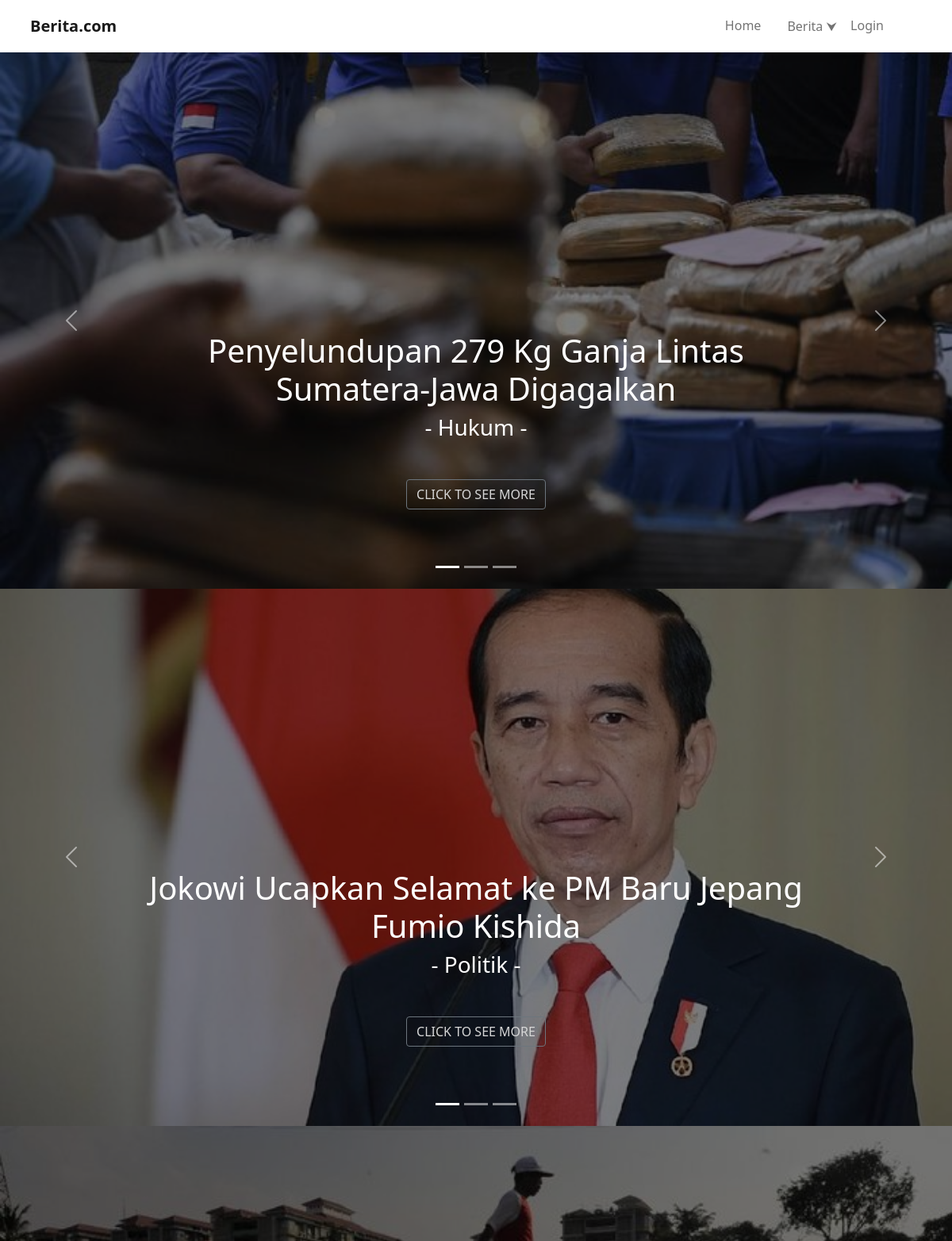
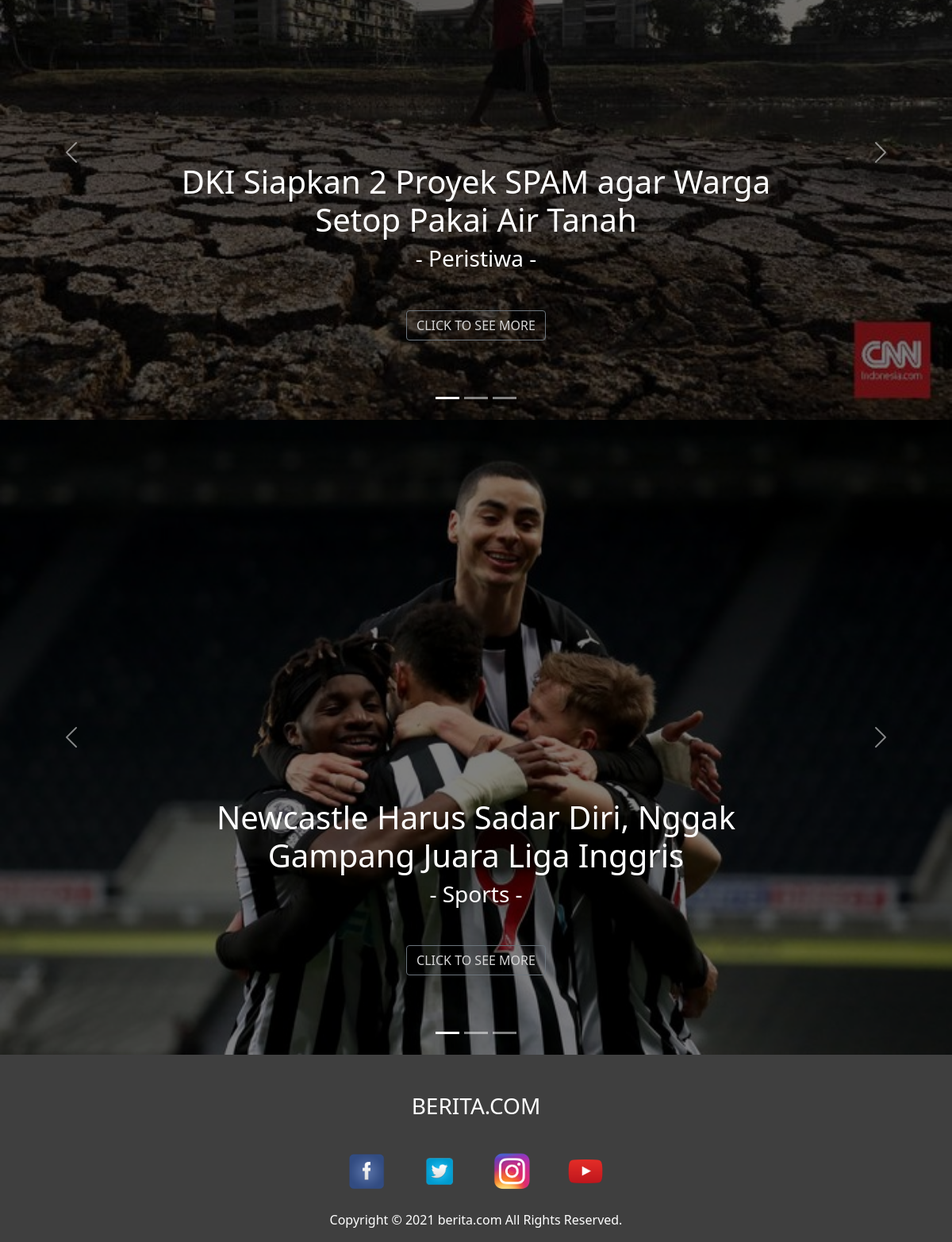
The app's page /view/home.php with its own data (2 pictures, top to bottom).
### tables this page shows
CREATE TABLE `berita` (
  `judul` varchar(100) DEFAULT NULL,
  `kategori` varchar(50) DEFAULT NULL,
  `gambar` varchar(100) DEFAULT NULL,
  `penulis` varchar(50) DEFAULT NULL,
  `tanggal` date DEFAULT NULL,
  `konten` text DEFAULT NULL,
  `ID_post` int(11) DEFAULT NULL
);

### model/news_fetch.php (called while the page is built)
<?php
    $queryBerita = $db->prepare("SELECT * from berita");
    $queryBerita->execute();
    $beritas = $queryBerita->fetchAll();
?>

### view/home.php (the view, shortened to what this page needs)
<!DOCTYPE html>
<html>
    <?php
    include 'head.php';
    include '..\model\news_fetch.php';
    $active = true;
    ?>
    <body>
        <?php include 'navbar.php' ?>
        <div id="carouselNews" class="carousel slide carousel-fade" data-bs-ride="carousel" style="width: 100%;">
            <div class="carousel-indicators" style="z-index: 4">
                <button type="button" data-bs-target="#carouselNews" data-bs-slide-to="0" class="active" aria-current="true" aria-label="Slide 1"></button>
                <button type="button" data-bs-target="#carouselNews" data-bs-slide-to="1" aria-label="Slide 2"></button>
                <button type="button" data-bs-target="#carouselNews" data-bs-slide-to="2" aria-label="Slide 3"></button>
            </div>
            <div class="carousel-inner">
                <?php foreach($beritas as $i => $berita){
                    if($berita['kategori'] == "Hukum"){?>
                    <div class="carousel-item <?php if($active){ echo 'active'; $active = false;} ?>" data-bs-interval="5000">
                        <div class="overlay"></div>
                        <img src="..\assets\news\<?= $berita['gambar'] ?>" class="d-block w-100" alt="news-<?= $i ?>" style="z-index: -2;">
                        <div class="carousel-caption d-block" style="z-index: 3; margin-bottom: 5%">
                            <h1 class="slideText"><?= $berita['judul'] ?></h1>
                            <h3 class="slideText2">- Hukum -</h3>
                            <button class="btn btn-outline-secondary buttonText" style="color: rgb(215, 215, 215)" onclick="document.location='newsDetail.php?id_berita=<?= $berita['ID_post'] ?>'">CLICK TO SEE MORE</button>
                        </div>
                    </div>
                <?php } }?>
            </div>
            <button class="carousel-control-prev" type="button" data-bs-target="#carouselNews" data-bs-slide="prev" style="z-index: 3">
                <span class="carousel-control-prev-icon" aria-hidden="true"></span>
            </button>
            <button class="carousel-control-next" type="button" data-bs-target="#carouselNews" data-bs-slide="next" style="z-index: 3">
                <span class="carousel-control-next-icon" aria-hidden="true"></span>
            </button>
        </div>
        <?php $active = true; ?>
        <div id="carouselNews2" class="carousel slide carousel-fade" data-bs-ride="carousel" style="width: 100%;">
            <div class="carousel-indicators" style="z-index: 4">
                <button type="button" data-bs-target="#carouselNews2" data-bs-slide-to="0" class="active" aria-current="true" aria-label="Slide 1"></button>
                <button type="button" data-bs-target="#carouselNews2" data-bs-slide-to="1" aria-label="Slide 2"></button>
                <button type="button" data-bs-target="#carouselNews2" data-bs-slide-to="2" aria-label="Slide 3"></button>
            </div>
            <div class="carousel-inner">
                <?php foreach($beritas as $i => $berita){
                    if($berita['kategori'] == "Politik"){?>
                    <div class="carousel-item <?php if($active){ echo 'active'; $active = false;} ?>" data-bs-interval="5000">
                        <div class="overlay"></div>
                        <img src="..\assets\news\<?= $berita['gambar'] ?>" class="d-block w-100" alt="news-<?= $i ?>" style="z-index: -2;">
                        <div class="carousel-caption d-block" style="z-index: 3; margin-bottom: 5%">
                            <h1 class="slideText"><?= $berita['judul'] ?></h1>
                            <h3 class="slideText2">- Politik -</h3>
                            <button class="btn btn-outline-secondary buttonText" style="color: rgb(215, 215, 215)" onclick="document.location='newsDetail.php?id_berita=<?= $berita['ID_post'] ?>'">CLICK TO SEE MORE</button>
                        </div>
                    </div>
                <?php } }?>
            </div>
            <button class="carousel-control-prev" type="button" data-bs-target="#carouselNews2" data-bs-slide="prev" style="z-index: 3">
                <span class="carousel-control-prev-icon" aria-hidden="true"></span>
            </button>
            <button class="carousel-control-next" type="button" data-bs-target="#carouselNews2" data-bs-slide="next" style="z-index: 3">
                <span class="carousel-control-next-icon" aria-hidden="true"></span>
            </button>
        </div>
        <?php $active = true; ?>
        <div id="carouselNews3" class="carousel slide carousel-fade" data-bs-ride="carousel" style="width: 100%;">
            <div class="carousel-indicators" style="z-index: 4">
                <button type="button" data-bs-target="#carouselNews3" data-bs-slide-to="0" class="active" aria-current="true" aria-label="Slide 1"></button>
                <button type="button" data-bs-target="#carouselNews3" data-bs-slide-to="1" aria-label="Slide 2"></button>
                <button type="button" data-bs-target="#carouselNews3" data-bs-slide-to="2" aria-label="Slide 3"></button>
            </div>
            <div class="carousel-inner">
                <?php foreach($beritas as $i => $berita){
                    if($berita['kategori'] == "Peristiwa"){?>
                    <div class="carousel-item <?php if($active){ echo 'active'; $active = false;} ?>" data-bs-interval="5000">
                        <div class="overlay"></div>
                        <img src="..\assets\news\<?= $berita['gambar'] ?>" class="d-block w-100" alt="news-<?= $i ?>" style="z-index: -2;">
                        <div class="carousel-caption d-block" style="z-index: 3; margin-bottom: 5%">
                            <h1 class="slideText"><?= $berita['judul'] ?></h1>
                            <h3 class="slideText2">- Peristiwa -</h3>
                            <button class="btn btn-outline-secondary buttonText" style="color: rgb(215, 215, 215)" onclick="document.location='newsDetail.php?id_berita=<?= $berita['ID_post'] ?>'">CLICK TO SEE MORE</button>
                        </div>
                    </div>
                <?php } }?>
            </div>
            <button class="carousel-control-prev" type="button" data-bs-target="#carouselNews3" data-bs-slide="prev" style="z-index: 3">
                <span class="carousel-control-prev-icon" aria-hidden="true"></span>
            </button>
            <button class="carousel-control-next" type="button" data-bs-target="#carouselNews3" data-bs-slide="next" style="z-index: 3">
                <span class="carousel-control-next-icon" aria-hidden="true"></span>
            </button>
        </div>
        <?php $active = true; ?>
        <div id="carouselNews4" class="carousel slide carousel-fade" data-bs-ride="carousel" style="width: 100%;">
            <div class="carousel-indicators" style="z-index: 4">
                <button type="button" data-bs-target="#carouselNews4" data-bs-slide-to="0" class="active" aria-current="true" aria-label="Slide 1"></button>
                <button type="button" data-bs-target="#carouselNews4" data-bs-slide-to="1" aria-label="Slide 2"></button>
                <button type="button" data-bs-target="#carouselNews4" data-bs-slide-to="2" aria-label="Slide 3"></button>
            </div>
            <div class="carousel-inner">
                <?php foreach($beritas as $i => $berita){
                    if($berita['kategori'] == "Sports"){?>
                    <div class="carousel-item <?php if($active){ echo 'active'; $active = false;} ?>" data-bs-interval="5000">
                        <div class="overlay"></div>
                        <img src="..\assets\news\<?= $berita['gambar'] ?>" class="d-block w-100" alt="news-<?= $i ?>" style="z-index: -2;">
                        <div class="carousel-caption d-block" style="z-index: 3; margin-bottom: 5%">
                            <h1 class="slideText"><?= $berita['judul'] ?></h1>
                            <h3 class="slideText2">- Sports -</h3>
                            <button class="btn btn-outline-secondary buttonText" style="color: rgb(215, 215, 215)" onclick="document.location='newsDetail.php?id_berita=<?= $berita['ID_post'] ?>'">CLICK TO SEE MORE</button>
                        </div>
                    </div>
                <?php } }?>
            </div>
            <button class="carousel-control-prev" type="button" data-bs-target="#carouselNews4" data-bs-slide="prev" style="z-index: 3">
                <span class="carousel-control-prev-icon" aria-hidden="true"></span>
            </button>
            <button class="carousel-control-next" type="button" data-bs-target="#carouselNews4" data-bs-slide="next" style="z-index: 3">
                <span class="carousel-control-next-icon" aria-hidden="true"></span>
            </button>
        </div>
        <?php include 'footer.php'; ?>
    </body>
<html>

### assets/mainStyle.css (style rules this page uses)
.overlay { position: absolute; display: block; width: 100%; height: 100%; left: 0; right: 0; bottom: 0; background-color: rgba(0,0,0,0.5); z-index: 1; cursor: pointer; }
@media only screen and (min-width: 768px) { .slideText2 { margin-bottom: 3rem; } }

### records on screen
berita: gambar (picture), judul "Penyelundupan 279 Kg Ganja Lintas Sumatera-Jawa Digagalkan"
berita: gambar (picture), judul "Jokowi Ucapkan Selamat ke PM Baru Jepang Fumio Kishida"
berita: gambar (picture), judul "DKI Siapkan 2 Proyek SPAM agar Warga Setop Pakai Air Tanah"
berita: gambar (picture), judul "Newcastle Harus Sadar Diri, Nggak Gampang Juara Liga Inggris"
